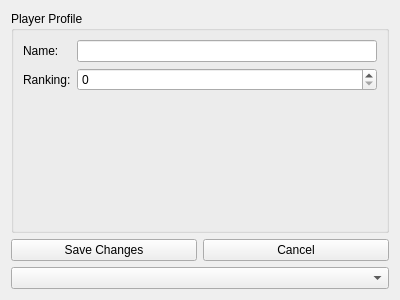
<?xml version="1.0" encoding="UTF-8"?>
<ui version="4.0">
    <class>PlayerProfileUI</class>
    <widget class="QWidget" name="PlayerProfileUI">
        <property name="geometry">
            <rect>
                <x>0</x>
                <y>0</y>
                <width>400</width>
                <height>300</height>
            </rect>
        </property>
        <property name="windowTitle">
            <string>Form</string>
        </property>
        <layout class="QVBoxLayout" name="verticalLayout_3">
            <item>
                <widget class="QGroupBox" name="groupBox">
                    <property name="title">
                        <string>Player Profile</string>
                    </property>
                    <layout class="QFormLayout" name="formLayout">
                        <item row="0" column="0">
                            <widget class="QLabel" name="nameLabel_2">
                                <property name="text">
                                    <string>Name:</string>
                                </property>
                            </widget>
                        </item>
                        <item row="0" column="1">
                            <widget class="QLineEdit" name="nameLabel"/>
                        </item>
                        <item row="1" column="0">
                            <widget class="QLabel" name="rankingLabel">
                                <property name="text">
                                    <string>Ranking:</string>
                                </property>
                            </widget>
                        </item>
                        <item row="1" column="1">
                            <widget class="QSpinBox" name="rankingSpinBox"/>
                        </item>
                    </layout>
                </widget>
            </item>
            <item>
                <layout class="QHBoxLayout" name="horizontalLayout">
                    <item>
                        <widget class="QPushButton" name="saveButton">
                            <property name="text">
                                <string>Save Changes</string>
                            </property>
                        </widget>
                    </item>
                    <item>
                        <widget class="QPushButton" name="cancelButton">
                            <property name="text">
                                <string>Cancel</string>
                            </property>
                        </widget>
                    </item>
                </layout>
            </item>
            <item>
                <widget class="QComboBox" name="playerComboBox"/>
            </item>
        </layout>
    </widget>
    <resources/>
    <connections/>
</ui>
